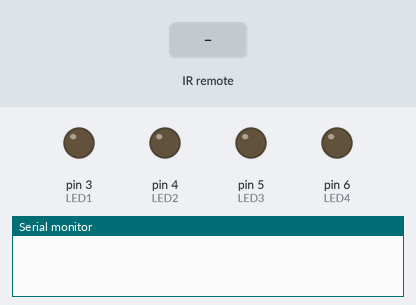
The sketch below on a simulated Arduino Uno, built with avr-gcc and run on an emulated ATmega328P. On the bench: output pins drawn as LEDs (lit = HIGH), the last lines printed to the serial monitor. The test bench sets the inputs (shaded band).

Above: at 1.2 s.
1.3 s: infrared code 0xFF30CF received
At 1.9 s:
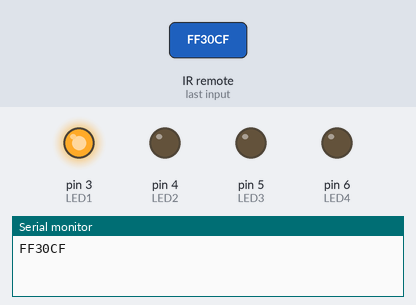
2.8 s: infrared code 0xFF18E7 received
At 4.0 s:
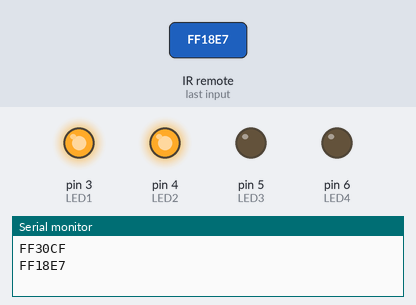
4.3 s: infrared code 0xFF7A85 received
At 5.3 s:
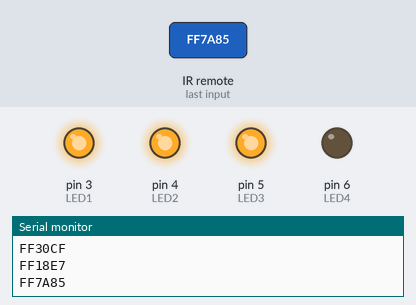
5.8 s: infrared code 0xFF10EF received
At 6.5 s:
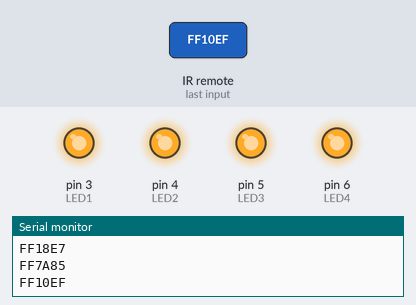
Timing chart, 0 to 8.3 s (numbered marks = the images above; inputs shaded):
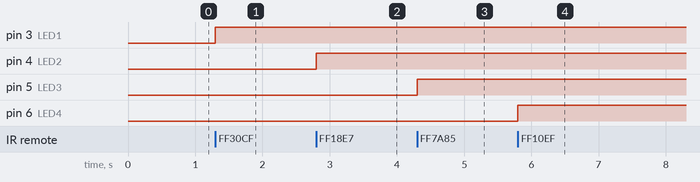

The sketch:

____4_______________LED.ino
```cpp
//작성중


#define LED1 3
#define LED2 4
#define LED3 5
#define LED4 6
#include <IRremote.h> //IRremote 라이브러리 사용

IRrecv irrecv(2); //적외선 센서의 이름을 irrecv로 지정하고 2번 핀에 연결
decode_results results; //적외선 수신 번호를 results라는 값에 저장

void setup() {
  Serial.begin(9600);
  pinMode(LED1, OUTPUT);
  pinMode(LED2, OUTPUT);
  pinMode(LED3, OUTPUT);
  pinMode(LED4, OUTPUT);
  irrecv.enableIRIn(); //IR수신 시작
}

int te = 0;

int sw(int val) {
  switch (val) {
    case 0xFF30CF: digitalWrite(LED1, HIGH); break; //1 누르면 LED1 점등
      te = val;
      break;
  }
}

void loop() {
  if (irrecv.decode(&results)) { //적외선 신호를 해석한 경우
    Serial.println(results.value, HEX); //수신된 값을 시리얼모니터에 HEX로 출력후 줄바꿈
    sw (results.value);
    if (results.value == 0xFFFFFFFF) {
      sw(te);
    }
  }
  switch (results.value) {
    case 0xFF18E7: digitalWrite(LED2, HIGH); break; //2 누르면 LED2 점등
    case 0xFF7A85: digitalWrite(LED3, HIGH); break; //3 누르면 LED3 점등
    case 0xFF10EF: digitalWrite(LED4, HIGH); break; //4 누르면 LED4 점등
    case 0xFF38C7:
      digitalWrite(LED1, LOW);
      digitalWrite(LED2, LOW);
      digitalWrite(LED3, LOW);
      digitalWrite(LED4, LOW); break; //5 누르면 모두 소등
    case 0xFF5AA5: break; //6 누르면
    case 0xFF42BD: break; //7 누르면
    case 0xFF4AB5: break; //8 누르면
    case 0xFF52AD: break; //9 누르면
  }
  irrecv.resume(); //IR 데이터 수신 후 다음 신호 대기(초기화)
}
```

Measured:
- after the input at 1.3 s, pin 3 (LED1): LOW → HIGH at once
- after the input at 2.8 s, pin 4 (LED2): LOW → HIGH at once
- after the input at 4.3 s, pin 5 (LED3): LOW → HIGH at once
- after the input at 5.8 s, pin 6 (LED4): LOW → HIGH at once
